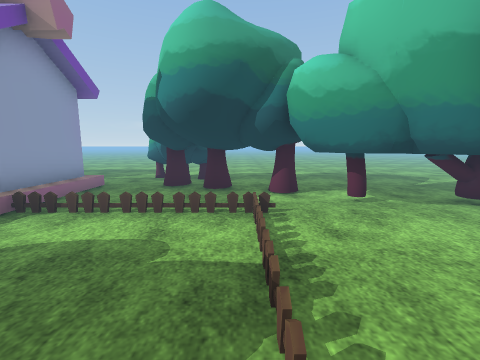
[1] (above)

24 first-person views from a walk through a 3-D level made in the Unity game engine. The camera is 1.2 m above the floor, tilts 8° down and sees 90° across. The floor is counted in squares, 1 m on a side. Each view is taken from the middle of a square. On the plan, view 1 faces up. The plan holds only what a view shows up to about 12 squares ahead; the rest is blank. The terrain is drawn as flat ground. The player character is not drawn. Some animated figures are left out. Some surface patterns are stand-ins.

[2]
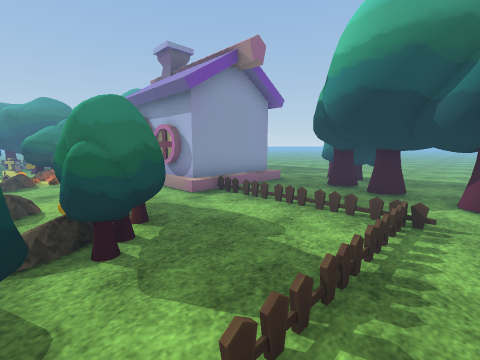

[3]
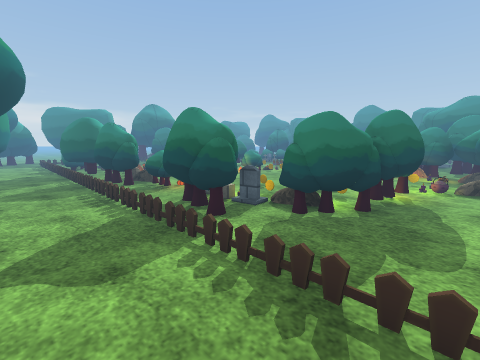

[4]
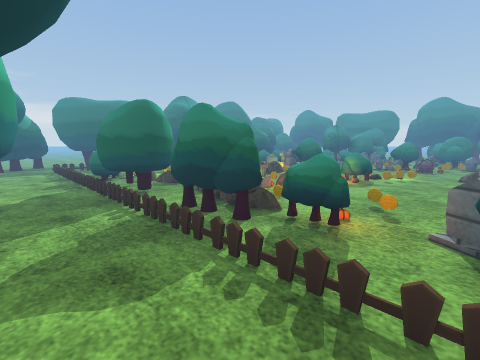

[5]
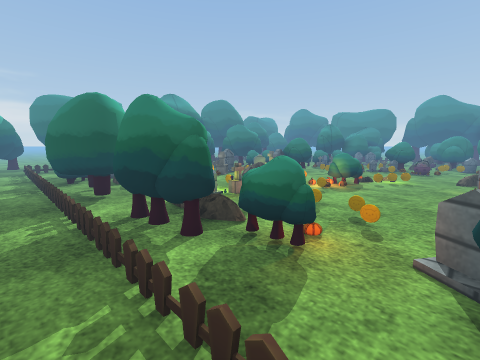

[6]
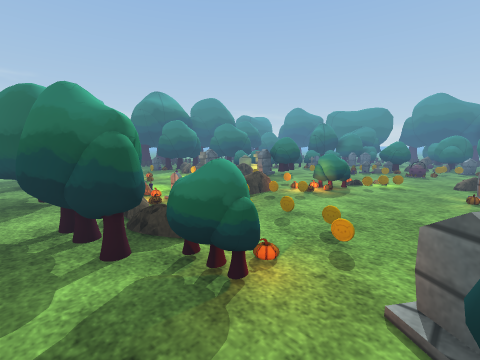

[7]
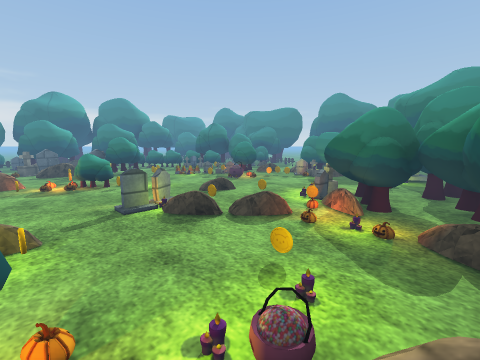

[8]
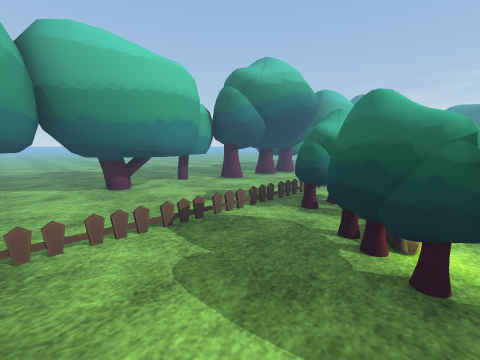

[9]
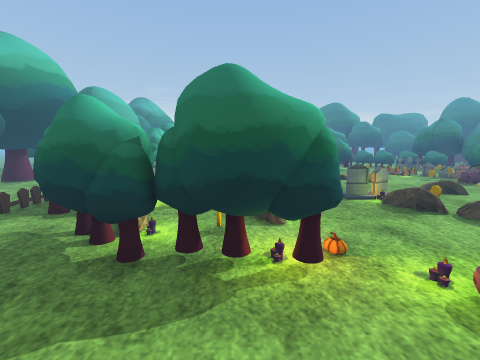

[10]
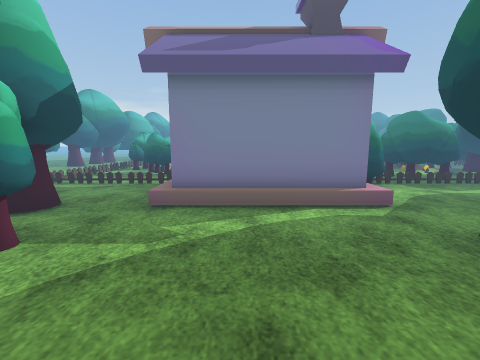

[11]
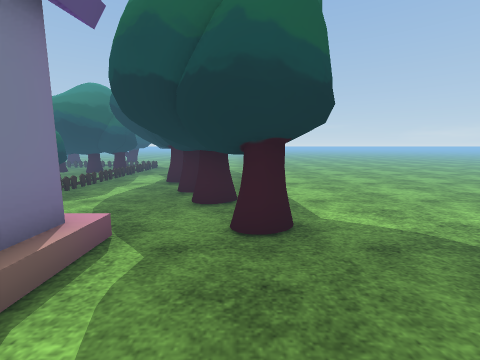

[12]
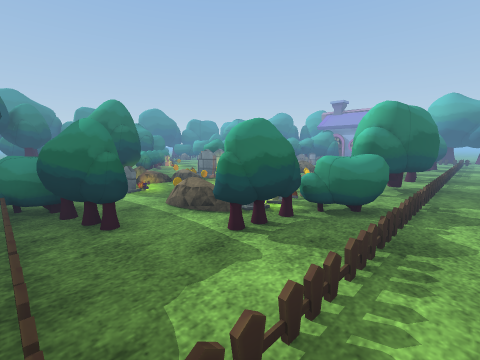

[13]
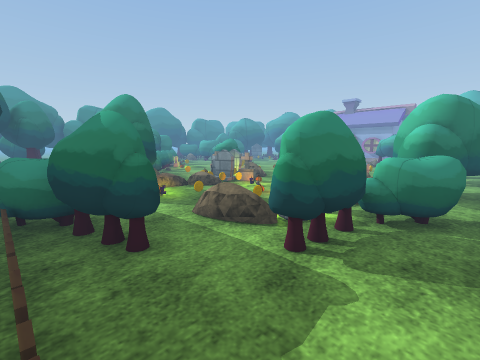

[14]
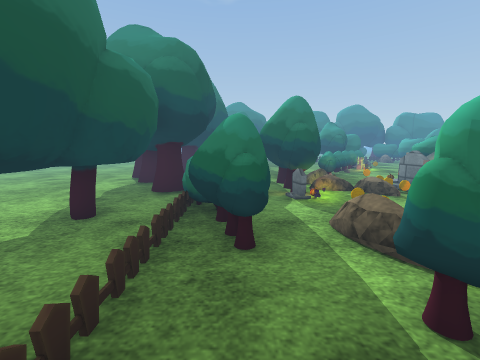

[15]
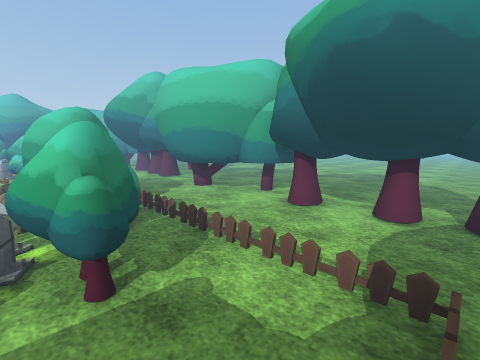

[16]
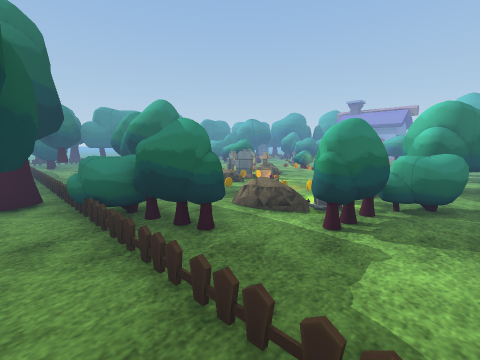

[17]
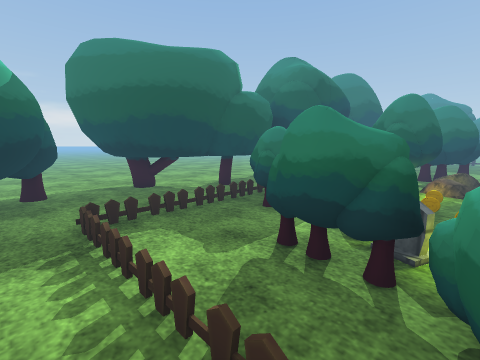

[18]
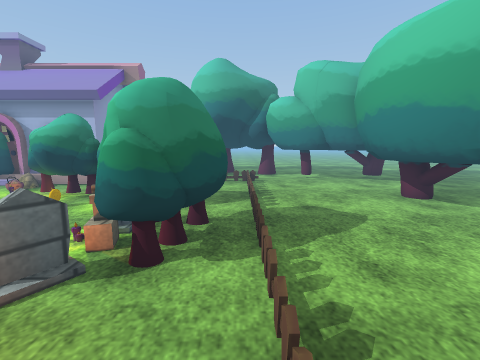

[19]
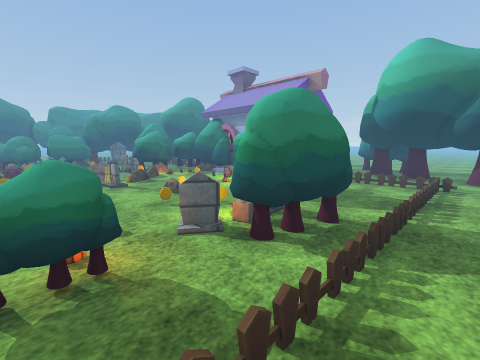

[20]
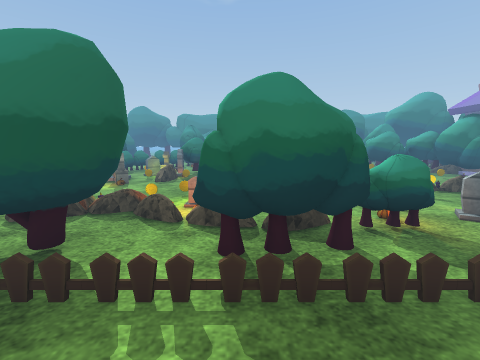

[21]
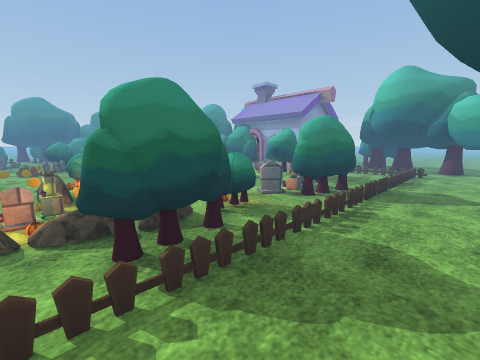

[22]
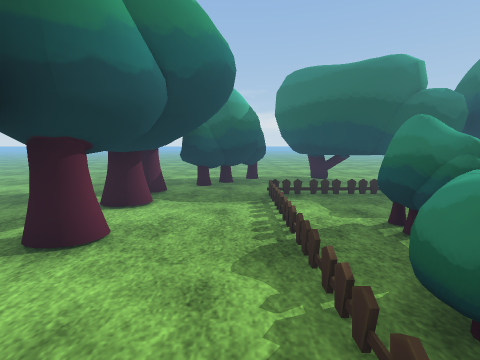

[23]
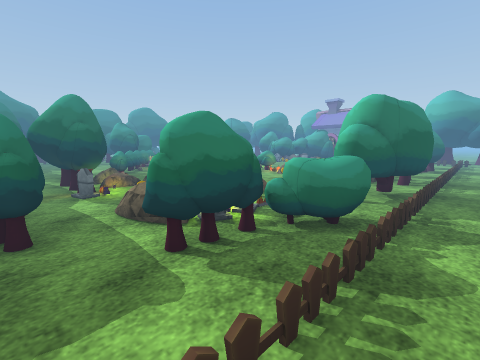

[24]
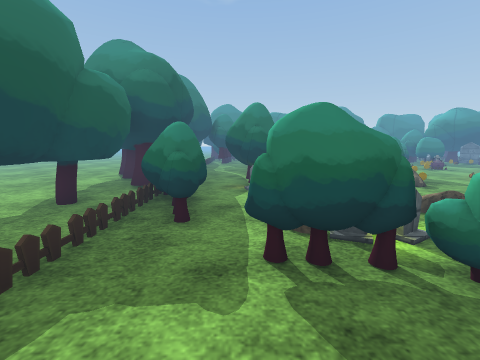

### Floor plan
Key: @ floor where view 1 was taken; . main floor; : floor 0.25 m higher than the main floor; / step, stairs or slope; H house; T tombstone; C coin; B bucket; O other object.
Columns run from 18 left of view 1 to 8 right of it. Each row starts with its distance up from view 1.
 12  .............   ... ... ..
 11  ..............  ... ......
 10      .. OO.....  ..........
  9        OOO.....OOO.........
  8       OOOO.....OO   ......
  7     O OO.HHHHH.OOOOOO.  ..
  6    OOO...HHHHH..OOOOO
  5    .....O  HHH.....OOOOO
  4 OOO.....  OOHH......OOO  ..
  3  OOOOOOOOOOO:.........O  ..
  2  OOO OOOO..C.OOOO....OO  ..
  1  OOO.O.OO....OOOO....OO  ..
  0     ...TO.:..C..TO@..OO  ..
 -1    O....O.O....OTOO...OO ..
 -2    OT.....TT..O.TO...OO
 -3   OO.O.........C.O...OO
 -4     OOB...OO...COO...OO
 -5     OOOO...O.O. OOO..OO
 -6       O..O.O.OO .OO..OOO
 -7     OO..OO...OO..O...OO
 -8   OOO ..OOTO...O OO.OO  ..
 -9  OO    ..OOO....OOO.OO  ..
-10       OO.OTTO....OO.OO  ..
-11        OOO.OO..O.OO.OOO ...
-12     ...OOO  ...OTO/..OO ...
-13     ...OOO OOOCOTO/.OOO....
-14     OO. OOOOT...OO/.OO ...
-15   OOOOO......OOO../.OOO....
-16  OO OOOO..OOOOOO///.OO ....
-17       OOO OOOOOOO..OOO ....
-18        O  OOOOOOOOOOO   ...
-19            O.. OOOOO .. ..
-20        .. ....   O. ...  .
-21        ................
-22         .... ........

Positions as (right, up) in squares from view 1, and headings:
1: (0, 0), facing up
2: (1, 0), facing up-left
3: (2, 3), facing down-left
4: (2, -2), facing down-left
5: (1, -2), facing down-left
6: (0, -2), facing down-left
7: (-5, 3), facing down-left
8: (-3, 4), facing down-right
9: (-4, 4), facing down
10: (-6, 12), facing down
11: (-6, 9), facing left
12: (1, -16), facing up-left
13: (0, -16), facing up-left
14: (0, -15), facing left
15: (-2, -16), facing up-right
16: (0, -17), facing up-left
17: (1, -12), facing down-left
18: (0, -4), facing up
19: (1, -4), facing up-left
20: (2, -6), facing left
21: (2, -7), facing up-left
22: (1, -10), facing down
23: (1, -15), facing up-left
24: (1, -14), facing left
